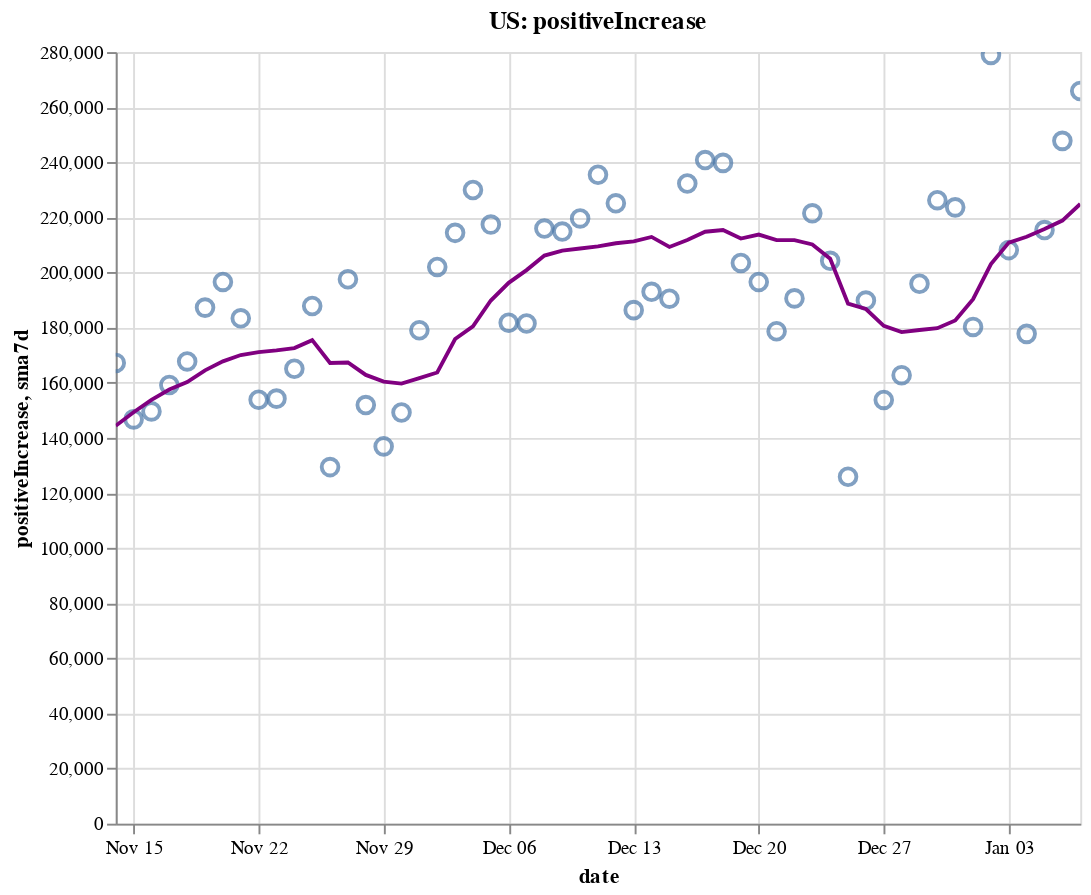

The code cell stored with this chart in its notebook:
### Code cell
create_plot(us, 'positiveIncrease')

### Figure 1 — Vega-Lite specification as saved in the notebook (floating-point values rounded to 4 significant figures)
{"config": {"view": {"continuousWidth": 400, "continuousHeight": 300}}, "layer": [{"layer": [{"mark": {"type": "point", "size": 75}, "encoding": {"tooltip": [{"type": "temporal", "field": "date"}, {"type": "quantitative", "field": "positiveIncrease"}, {"type": "quantitative", "field": "sma7d"}], "x": {"type": "temporal", "field": "date"}, "y": {"type": "quantitative", "field": "positiveIncrease"}}, "selection": {"selector002": {"type": "interval", "bind": "scales", "encodings": ["x", "y"]}}}, {"mark": {"type": "line", "color": "purple"}, "encoding": {"x": {"type": "temporal", "field": "date"}, "y": {"type": "quantitative", "field": "sma7d"}}}]}, {"mark": {"type": "rule", "color": "#aaa"}, "encoding": {"x": {"type": "temporal", "field": "date"}}, "transform": [{"filter": {"selection": "selector001"}}]}, {"mark": "circle", "encoding": {"opacity": {"condition": {"value": 1, "selection": "selector001"}, "value": 0}, "tooltip": [{"type": "temporal", "field": "date"}, {"type": "quantitative", "field": "positiveIncrease"}, {"type": "quantitative", "field": "sma7d"}], "x": {"type": "temporal", "field": "date"}, "y": {"type": "quantitative", "field": "positiveIncrease"}}, "selection": {"selector001": {"type": "single", "encodings": ["x"], "on": "mouseover", "nearest": true, "empty": "none"}}}, {"mark": {"type": "text", "align": "left", "dx": 5, "dy": -5, "stroke": "white", "strokeWidth": 2}, "encoding": {"text": {"type": "quantitative", "field": "positiveIncrease"}, "tooltip": [{"type": "temporal", "field": "date"}, {"type": "quantitative", "field": "positiveIncrease"}, {"type": "quantitative", "field": "sma7d"}], "x": {"type": "temporal", "field": "date"}, "y": {"type": "quantitative", "field": "positiveIncrease"}}, "transform": [{"filter": {"selection": "selector001"}}]}, {"mark": {"type": "text", "align": "left", "dx": 5, "dy": -5}, "encoding": {"text": {"type": "quantitative", "field": "positiveIncrease"}, "tooltip": [{"type": "temporal", "field": "date"}, {"type": "quantitative", "field": "positiveIncrease"}, {"type": "quantitative", "field": "sma7d"}], "x": {"type": "temporal", "field": "date"}, "y": {"type": "quantitative", "field": "positiveIncrease"}}, "transform": [{"filter": {"selection": "selector001"}}]}], "data": {"name": "data-179733c839b662b0d4f3b4ee1f228774"}, "height": 400, "title": "US: positiveIncrease", "width": 500, "$schema": "https://vega.github.io/schema/vega-lite/v4.8.1.json", "datasets": {"data-179733c839b662b0d4f3b4ee1f228774": [{"date": "2020-11-14T00:00:00", "totalTestResultsIncrease": 1703000.0, "positiveIncrease": 167200.0, "death": 237400.0, "deathIncrease": 1352.0, "positiveRate": 0.098, "state": "US", "sma7d": 144400.0}, {"date": "2020-11-15T00:00:00", "totalTestResultsIncrease": 1557000.0, "positiveIncrease": 146700.0, "death": 238100.0, "deathIncrease": 708.0, "positiveRate": 0.094, "state": "US", "sma7d": 149300.0}, {"date": "2020-11-16T00:00:00", "totalTestResultsIncrease": 1533000.0, "positiveIncrease": 149600.0, "death": 238700.0, "deathIncrease": 609.0, "positiveRate": 0.098, "state": "US", "sma7d": 153800.0}, {"date": "2020-11-17T00:00:00", "totalTestResultsIncrease": 1600000.0, "positiveIncrease": 159200.0, "death": 240300.0, "deathIncrease": 1562.0, "positiveRate": 0.099, "state": "US", "sma7d": 157500.0}, {"date": "2020-11-18T00:00:00", "totalTestResultsIncrease": 1656000.0, "positiveIncrease": 167700.0, "death": 242200.0, "deathIncrease": 1882.0, "positiveRate": 0.101, "state": "US", "sma7d": 160200.0}, {"date": "2020-11-19T00:00:00", "totalTestResultsIncrease": 1808000.0, "positiveIncrease": 187300.0, "death": 244200.0, "deathIncrease": 2020.0, "positiveRate": 0.104, "state": "US", "sma7d": 164500.0}, {"date": "2020-11-20T00:00:00", "totalTestResultsIncrease": 1943000.0, "positiveIncrease": 196600.0, "death": 246100.0, "deathIncrease": 1894.0, "positiveRate": 0.101, "state": "US", "sma7d": 167800.0}, {"date": "2020-11-21T00:00:00", "totalTestResultsIncrease": 2051000.0, "positiveIncrease": 183400.0, "death": 247600.0, "deathIncrease": 1554.0, "positiveRate": 0.089, "state": "US", "sma7d": 170100.0}, {"date": "2020-11-22T00:00:00", "totalTestResultsIncrease": 1760000.0, "positiveIncrease": 153800.0, "death": 248600.0, "deathIncrease": 917.0, "positiveRate": 0.087, "state": "US", "sma7d": 171100.0}, {"date": "2020-11-23T00:00:00", "totalTestResultsIncrease": 1752000.0, "positiveIncrease": 154200.0, "death": 249400.0, "deathIncrease": 858.0, "positiveRate": 0.088, "state": "US", "sma7d": 171800.0}, {"date": "2020-11-24T00:00:00", "totalTestResultsIncrease": 1817000.0, "positiveIncrease": 165100.0, "death": 251500.0, "deathIncrease": 2106.0, "positiveRate": 0.091, "state": "US", "sma7d": 172600.0}, {"date": "2020-11-25T00:00:00", "totalTestResultsIncrease": 1824000.0, "positiveIncrease": 187800.0, "death": 253800.0, "deathIncrease": 2280.0, "positiveRate": 0.103, "state": "US", "sma7d": 175500.0}, {"date": "2020-11-26T00:00:00", "totalTestResultsIncrease": 1332000.0, "positiveIncrease": 129400.0, "death": 255200.0, "deathIncrease": 1387.0, "positiveRate": 0.097, "state": "US", "sma7d": 167200.0}, {"date": "2020-11-27T00:00:00", "totalTestResultsIncrease": 2041000.0, "positiveIncrease": 197600.0, "death": 256600.0, "deathIncrease": 1392.0, "positiveRate": 0.097, "state": "US", "sma7d": 167300.0}, {"date": "2020-11-28T00:00:00", "totalTestResultsIncrease": 1614000.0, "positiveIncrease": 151900.0, "death": 257800.0, "deathIncrease": 1251.0, "positiveRate": 0.094, "state": "US", "sma7d": 162800.0}, {"date": "2020-11-29T00:00:00", "totalTestResultsIncrease": 1281000.0, "positiveIncrease": 136900.0, "death": 258700.0, "deathIncrease": 823.0, "positiveRate": 0.107, "state": "US", "sma7d": 160400.0}, {"date": "2020-11-30T00:00:00", "totalTestResultsIncrease": 1612000.0, "positiveIncrease": 149200.0, "death": 259700.0, "deathIncrease": 1035.0, "positiveRate": 0.093, "state": "US", "sma7d": 159700.0}, {"date": "2020-12-01T00:00:00", "totalTestResultsIncrease": 1466000.0, "positiveIncrease": 179000.0, "death": 262200.0, "deathIncrease": 2506.0, "positiveRate": 0.122, "state": "US", "sma7d": 161700.0}, {"date": "2020-12-02T00:00:00", "totalTestResultsIncrease": 1556000.0, "positiveIncrease": 202000.0, "death": 265000.0, "deathIncrease": 2804.0, "positiveRate": 0.13, "state": "US", "sma7d": 163700.0}, {"date": "2020-12-03T00:00:00", "totalTestResultsIncrease": 1895000.0, "positiveIncrease": 214400.0, "death": 267800.0, "deathIncrease": 2825.0, "positiveRate": 0.113, "state": "US", "sma7d": 175900.0}, {"date": "2020-12-04T00:00:00", "totalTestResultsIncrease": 1884000.0, "positiveIncrease": 230000.0, "death": 270400.0, "deathIncrease": 2573.0, "positiveRate": 0.122, "state": "US", "sma7d": 180500.0}, {"date": "2020-12-05T00:00:00", "totalTestResultsIncrease": 2210000.0, "positiveIncrease": 217400.0, "death": 272900.0, "deathIncrease": 2480.0, "positiveRate": 0.098, "state": "US", "sma7d": 189900.0}, {"date": "2020-12-06T00:00:00", "totalTestResultsIncrease": 1607000.0, "positiveIncrease": 181800.0, "death": 274000.0, "deathIncrease": 1145.0, "positiveRate": 0.113, "state": "US", "sma7d": 196300.0}, {"date": "2020-12-07T00:00:00", "totalTestResultsIncrease": 1722000.0, "positiveIncrease": 181500.0, "death": 275300.0, "deathIncrease": 1297.0, "positiveRate": 0.105, "state": "US", "sma7d": 200900.0}, {"date": "2020-12-08T00:00:00", "totalTestResultsIncrease": 1658000.0, "positiveIncrease": 216000.0, "death": 278000.0, "deathIncrease": 2703.0, "positiveRate": 0.13, "state": "US", "sma7d": 206200.0}, {"date": "2020-12-09T00:00:00", "totalTestResultsIncrease": 1801000.0, "positiveIncrease": 214900.0, "death": 281200.0, "deathIncrease": 3164.0, "positiveRate": 0.119, "state": "US", "sma7d": 208000.0}, {"date": "2020-12-10T00:00:00", "totalTestResultsIncrease": 1891000.0, "positiveIncrease": 219600.0, "death": 284300.0, "deathIncrease": 3115.0, "positiveRate": 0.116, "state": "US", "sma7d": 208700.0}, {"date": "2020-12-11T00:00:00", "totalTestResultsIncrease": 1991000.0, "positiveIncrease": 235500.0, "death": 287100.0, "deathIncrease": 2749.0, "positiveRate": 0.118, "state": "US", "sma7d": 209500.0}, {"date": "2020-12-12T00:00:00", "totalTestResultsIncrease": 1809000.0, "positiveIncrease": 225100.0, "death": 289600.0, "deathIncrease": 2494.0, "positiveRate": 0.124, "state": "US", "sma7d": 210600.0}, {"date": "2020-12-13T00:00:00", "totalTestResultsIncrease": 1770000.0, "positiveIncrease": 186400.0, "death": 291000.0, "deathIncrease": 1494.0, "positiveRate": 0.105, "state": "US", "sma7d": 211300.0}, {"date": "2020-12-14T00:00:00", "totalTestResultsIncrease": 2158000.0, "positiveIncrease": 193000.0, "death": 292400.0, "deathIncrease": 1358.0, "positiveRate": 0.089, "state": "US", "sma7d": 212900.0}, {"date": "2020-12-15T00:00:00", "totalTestResultsIncrease": 1774000.0, "positiveIncrease": 190500.0, "death": 295400.0, "deathIncrease": 2971.0, "positiveRate": 0.107, "state": "US", "sma7d": 209300.0}, {"date": "2020-12-16T00:00:00", "totalTestResultsIncrease": 1788000.0, "positiveIncrease": 232300.0, "death": 298800.0, "deathIncrease": 3448.0, "positiveRate": 0.13, "state": "US", "sma7d": 211800.0}, {"date": "2020-12-17T00:00:00", "totalTestResultsIncrease": 1864000.0, "positiveIncrease": 240800.0, "death": 302300.0, "deathIncrease": 3438.0, "positiveRate": 0.129, "state": "US", "sma7d": 214800.0}, {"date": "2020-12-18T00:00:00", "totalTestResultsIncrease": 2196000.0, "positiveIncrease": 239800.0, "death": 305100.0, "deathIncrease": 2866.0, "positiveRate": 0.109, "state": "US", "sma7d": 215400.0}, {"date": "2020-12-19T00:00:00", "totalTestResultsIncrease": 1739000.0, "positiveIncrease": 203500.0, "death": 307800.0, "deathIncrease": 2723.0, "positiveRate": 0.117, "state": "US", "sma7d": 212300.0}, {"date": "2020-12-20T00:00:00", "totalTestResultsIncrease": 1792000.0, "positiveIncrease": 196600.0, "death": 309500.0, "deathIncrease": 1633.0, "positiveRate": 0.11, "state": "US", "sma7d": 213800.0}, {"date": "2020-12-21T00:00:00", "totalTestResultsIncrease": 2082000.0, "positiveIncrease": 178700.0, "death": 311000.0, "deathIncrease": 1485.0, "positiveRate": 0.086, "state": "US", "sma7d": 211700.0}, {"date": "2020-12-22T00:00:00", "totalTestResultsIncrease": 1690000.0, "positiveIncrease": 190600.0, "death": 314100.0, "deathIncrease": 3166.0, "positiveRate": 0.113, "state": "US", "sma7d": 211800.0}, {"date": "2020-12-23T00:00:00", "totalTestResultsIncrease": 1747000.0, "positiveIncrease": 221500.0, "death": 317500.0, "deathIncrease": 3379.0, "positiveRate": 0.127, "state": "US", "sma7d": 210200.0}, {"date": "2020-12-24T00:00:00", "totalTestResultsIncrease": 1930000.0, "positiveIncrease": 204300.0, "death": 320500.0, "deathIncrease": 2949.0, "positiveRate": 0.106, "state": "US", "sma7d": 205000.0}, {"date": "2020-12-25T00:00:00", "totalTestResultsIncrease": 1354000.0, "positiveIncrease": 125900.0, "death": 322000.0, "deathIncrease": 1548.0, "positiveRate": 0.093, "state": "US", "sma7d": 188700.0}, {"date": "2020-12-26T00:00:00", "totalTestResultsIncrease": 2122000.0, "positiveIncrease": 189800.0, "death": 323400.0, "deathIncrease": 1419.0, "positiveRate": 0.089, "state": "US", "sma7d": 186800.0}, {"date": "2020-12-27T00:00:00", "totalTestResultsIncrease": 1340000.0, "positiveIncrease": 153800.0, "death": 324800.0, "deathIncrease": 1402.0, "positiveRate": 0.115, "state": "US", "sma7d": 180700.0}, {"date": "2020-12-28T00:00:00", "totalTestResultsIncrease": 1538000.0, "positiveIncrease": 162800.0, "death": 326300.0, "deathIncrease": 1491.0, "positiveRate": 0.106, "state": "US", "sma7d": 178400.0}, {"date": "2020-12-29T00:00:00", "totalTestResultsIncrease": 1246000.0, "positiveIncrease": 195900.0, "death": 329600.0, "deathIncrease": 3299.0, "positiveRate": 0.157, "state": "US", "sma7d": 179100.0}, {"date": "2020-12-30T00:00:00", "totalTestResultsIncrease": 1538000.0, "positiveIncrease": 226300.0, "death": 333500.0, "deathIncrease": 3903.0, "positiveRate": 0.147, "state": "US", "sma7d": 179800.0}, {"date": "2020-12-31T00:00:00", "totalTestResultsIncrease": 1749000.0, "positiveIncrease": 223700.0, "death": 336800.0, "deathIncrease": 3287.0, "positiveRate": 0.128, "state": "US", "sma7d": 182600.0}, {"date": "2021-01-01T00:00:00", "totalTestResultsIncrease": 1340000.0, "positiveIncrease": 180300.0, "death": 339400.0, "deathIncrease": 2596.0, "positiveRate": 0.135, "state": "US", "sma7d": 190400.0}, {"date": "2021-01-02T00:00:00", "totalTestResultsIncrease": 2060000.0, "positiveIncrease": 279000.0, "death": 341800.0, "deathIncrease": 2395.0, "positiveRate": 0.135, "state": "US", "sma7d": 203100.0}, {"date": "2021-01-03T00:00:00", "totalTestResultsIncrease": 1401000.0, "positiveIncrease": 208100.0, "death": 343300.0, "deathIncrease": 1461.0, "positiveRate": 0.149, "state": "US", "sma7d": 210900.0}, {"date": "2021-01-04T00:00:00", "totalTestResultsIncrease": 1639000.0, "positiveIncrease": 177700.0, "death": 344800.0, "deathIncrease": 1545.0, "positiveRate": 0.108, "state": "US", "sma7d": 213000.0}, {"date": "2021-01-05T00:00:00", "totalTestResultsIncrease": 1609000.0, "positiveIncrease": 215400.0, "death": 348300.0, "deathIncrease": 3522.0, "positiveRate": 0.134, "state": "US", "sma7d": 215800.0}, {"date": "2021-01-06T00:00:00", "totalTestResultsIncrease": 1619000.0, "positiveIncrease": 247800.0, "death": 352200.0, "deathIncrease": 3866.0, "positiveRate": 0.153, "state": "US", "sma7d": 218900.0}, {"date": "2021-01-07T00:00:00", "totalTestResultsIncrease": 1899000.0, "positiveIncrease": 265900.0, "death": 356000.0, "deathIncrease": 4030.0, "positiveRate": 0.14, "state": "US", "sma7d": 224900.0}]}}
